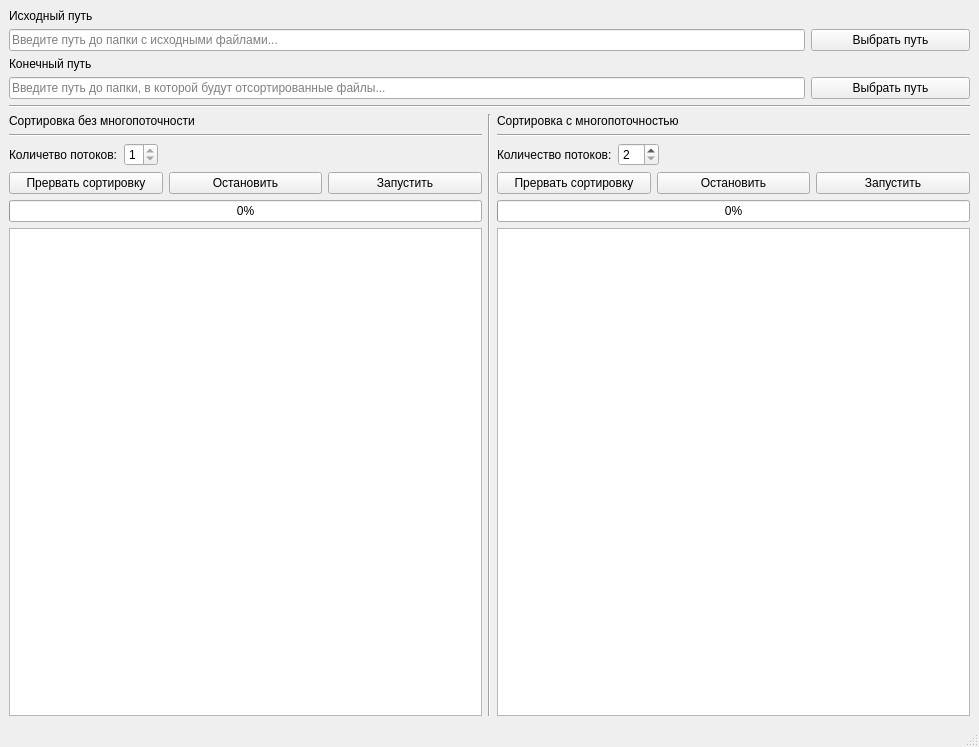
<?xml version="1.0" encoding="UTF-8"?>
<ui version="4.0">
 <class>MainWindow</class>
 <widget class="QMainWindow" name="MainWindow">
  <property name="geometry">
   <rect>
    <x>0</x>
    <y>0</y>
    <width>979</width>
    <height>747</height>
   </rect>
  </property>
  <property name="focusPolicy">
   <enum>Qt::FocusPolicy::WheelFocus</enum>
  </property>
  <property name="windowTitle">
   <string>SortPhoto2</string>
  </property>
  <widget class="QWidget" name="centralwidget">
   <layout class="QVBoxLayout" name="verticalLayout_2">
    <item>
     <layout class="QVBoxLayout" name="mainVLayout" stretch="0,0,0,0,0,0">
      <item>
       <widget class="QLabel" name="labelStartPath">
        <property name="text">
         <string>Исходный путь</string>
        </property>
       </widget>
      </item>
      <item>
       <layout class="QHBoxLayout" name="hLayoutStartPath" stretch="5,1">
        <item>
         <widget class="QLineEdit" name="leStartPath">
          <property name="toolTip">
           <string>&lt;html&gt;&lt;head/&gt;&lt;body&gt;&lt;p&gt;Введите путь к папке, из которой хотите отсортировать фотографии и видео.&lt;/p&gt;&lt;/body&gt;&lt;/html&gt;</string>
          </property>
          <property name="toolTipDuration">
           <number>-1</number>
          </property>
          <property name="placeholderText">
           <string>Введите путь до папки с исходными файлами...</string>
          </property>
         </widget>
        </item>
        <item>
         <widget class="QPushButton" name="pbtnStartPath">
          <property name="text">
           <string>Выбрать путь</string>
          </property>
         </widget>
        </item>
       </layout>
      </item>
      <item>
       <widget class="QLabel" name="labelFinishPath">
        <property name="text">
         <string>Конечный путь</string>
        </property>
       </widget>
      </item>
      <item>
       <layout class="QHBoxLayout" name="hLayoutFinishPath" stretch="5,1">
        <item>
         <widget class="QLineEdit" name="leFinishPath">
          <property name="toolTip">
           <string>&lt;html&gt;&lt;head/&gt;&lt;body&gt;&lt;p&gt;Введите в данное поле путь до той папки, в которой должны находиться отсортрованные фотографии. Этот путь должен отличаться от пути с исзодными папками и не должен лежать в той же папке.&lt;/p&gt;&lt;/body&gt;&lt;/html&gt;</string>
          </property>
          <property name="placeholderText">
           <string>Введите путь до папки, в которой будут отсортированные файлы...</string>
          </property>
         </widget>
        </item>
        <item>
         <widget class="QPushButton" name="pbtnFinishPath">
          <property name="text">
           <string>Выбрать путь</string>
          </property>
         </widget>
        </item>
       </layout>
      </item>
      <item>
       <widget class="Line" name="line_4">
        <property name="orientation">
         <enum>Qt::Orientation::Horizontal</enum>
        </property>
       </widget>
      </item>
      <item>
       <layout class="QHBoxLayout" name="mainHLayout">
        <item>
         <layout class="QVBoxLayout" name="vLayoutOneThread">
          <item>
           <widget class="QLabel" name="labelSortOneThread">
            <property name="text">
             <string>Сортировка без многопоточности</string>
            </property>
           </widget>
          </item>
          <item>
           <widget class="Line" name="line_2">
            <property name="orientation">
             <enum>Qt::Orientation::Horizontal</enum>
            </property>
           </widget>
          </item>
          <item>
           <layout class="QHBoxLayout" name="horizontalLayout" stretch="1,0,5">
            <item>
             <widget class="QLabel" name="labelCntOnThread">
              <property name="text">
               <string>Количетво потоков:</string>
              </property>
             </widget>
            </item>
            <item>
             <widget class="QSpinBox" name="sbOneThread">
              <property name="readOnly">
               <bool>true</bool>
              </property>
              <property name="minimum">
               <number>1</number>
              </property>
              <property name="maximum">
               <number>1</number>
              </property>
             </widget>
            </item>
            <item>
             <spacer name="horizontalSpacer">
              <property name="orientation">
               <enum>Qt::Orientation::Horizontal</enum>
              </property>
              <property name="sizeHint" stdset="0">
               <size>
                <width>40</width>
                <height>20</height>
               </size>
              </property>
             </spacer>
            </item>
           </layout>
          </item>
          <item>
           <layout class="QHBoxLayout" name="hLayoutBtnsOneThread">
            <item>
             <widget class="QPushButton" name="pbtnFinish">
              <property name="text">
               <string>Прервать сортировку</string>
              </property>
             </widget>
            </item>
            <item>
             <widget class="QPushButton" name="pbtnStop">
              <property name="text">
               <string>Остановить</string>
              </property>
             </widget>
            </item>
            <item>
             <widget class="QPushButton" name="pbtnStart">
              <property name="text">
               <string>Запустить</string>
              </property>
             </widget>
            </item>
           </layout>
          </item>
          <item>
           <widget class="QProgressBar" name="pBarOneThread">
            <property name="value">
             <number>0</number>
            </property>
           </widget>
          </item>
          <item>
           <widget class="QTextEdit" name="teOneThread">
            <property name="focusPolicy">
             <enum>Qt::FocusPolicy::NoFocus</enum>
            </property>
            <property name="readOnly">
             <bool>true</bool>
            </property>
           </widget>
          </item>
         </layout>
        </item>
        <item>
         <widget class="Line" name="line">
          <property name="orientation">
           <enum>Qt::Orientation::Vertical</enum>
          </property>
         </widget>
        </item>
        <item>
         <layout class="QVBoxLayout" name="vLayoutManyThreads">
          <item>
           <widget class="QLabel" name="labelSortManyThreads">
            <property name="text">
             <string>Сортировка с многопоточностью</string>
            </property>
           </widget>
          </item>
          <item>
           <widget class="Line" name="line_3">
            <property name="orientation">
             <enum>Qt::Orientation::Horizontal</enum>
            </property>
           </widget>
          </item>
          <item>
           <layout class="QHBoxLayout" name="horizontalLayout_2" stretch="1,0,5">
            <item>
             <widget class="QLabel" name="labelCntManyThreads">
              <property name="text">
               <string>Количество потоков:</string>
              </property>
             </widget>
            </item>
            <item>
             <widget class="QSpinBox" name="spinBox">
              <property name="minimum">
               <number>2</number>
              </property>
              <property name="maximum">
               <number>12</number>
              </property>
             </widget>
            </item>
            <item>
             <spacer name="horizontalSpacer_2">
              <property name="orientation">
               <enum>Qt::Orientation::Horizontal</enum>
              </property>
              <property name="sizeHint" stdset="0">
               <size>
                <width>40</width>
                <height>20</height>
               </size>
              </property>
             </spacer>
            </item>
           </layout>
          </item>
          <item>
           <layout class="QHBoxLayout" name="hLayoutBtnsManyThreads">
            <item>
             <widget class="QPushButton" name="pbtnFinishThreads">
              <property name="text">
               <string>Прервать сортировку</string>
              </property>
             </widget>
            </item>
            <item>
             <widget class="QPushButton" name="pbtnStopThreads">
              <property name="text">
               <string>Остановить</string>
              </property>
             </widget>
            </item>
            <item>
             <widget class="QPushButton" name="pbtnStartThreads">
              <property name="text">
               <string>Запустить</string>
              </property>
             </widget>
            </item>
           </layout>
          </item>
          <item>
           <widget class="QProgressBar" name="pBarManyThreads">
            <property name="value">
             <number>0</number>
            </property>
           </widget>
          </item>
          <item>
           <widget class="QTextEdit" name="teManyThreads">
            <property name="focusPolicy">
             <enum>Qt::FocusPolicy::NoFocus</enum>
            </property>
            <property name="readOnly">
             <bool>true</bool>
            </property>
           </widget>
          </item>
         </layout>
        </item>
       </layout>
      </item>
     </layout>
    </item>
   </layout>
  </widget>
  <widget class="QMenuBar" name="menubar">
   <property name="geometry">
    <rect>
     <x>0</x>
     <y>0</y>
     <width>979</width>
     <height>21</height>
    </rect>
   </property>
  </widget>
  <widget class="QStatusBar" name="statusbar"/>
 </widget>
 <resources/>
 <connections/>
</ui>
